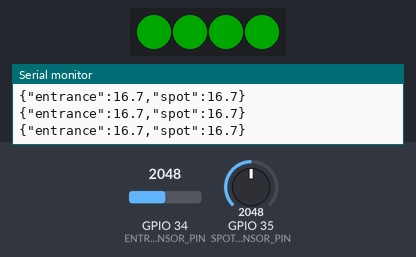
A sketch run on a simulated ESP32. Parts: 4 RGB LEDs in strip order, left to right, the last lines printed to the serial monitor. Inputs (shaded band) come from the test bench; at power-on: GPIO 35 (SPOT_SENSOR_PIN) = 2048, GPIO 34 (ENTRANCE_SENSOR_PIN) = 2048 (analog values on the 0–4095 scale). Dim RGB values are drawn brighter than linear.

Above: at 1.8 s.
1.9 s: GPIO 35 (SPOT_SENSOR_PIN) set to 2178
3.6 s: GPIO 35 (SPOT_SENSOR_PIN) set to 2279
At 5.1 s:
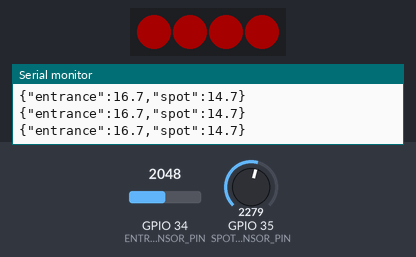
5.4 s: GPIO 35 (SPOT_SENSOR_PIN) set to 2053
7.0 s: GPIO 35 (SPOT_SENSOR_PIN) set to 1957
At 7.7 s:
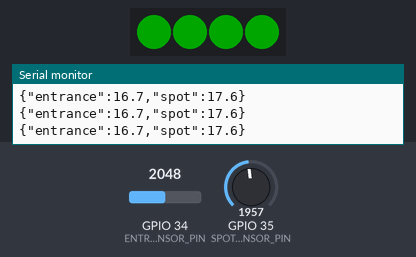
8.9 s: GPIO 35 (SPOT_SENSOR_PIN) set to 2866
At 10.4 s:
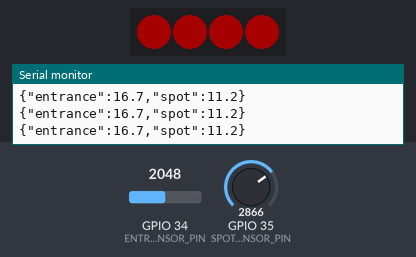
Timing chart, 0 to 11.7 s (numbered marks = the images above; inputs shaded):
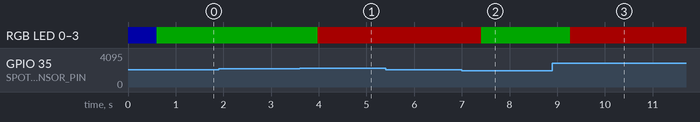

The sketch:

smart_parking.ino
```cpp
// Smart Parking — ESP32 sensor node (works with the Smart Parking web app)
//
//   D34 = entrance IR sensor      (a car arriving at the lot entrance)
//   D35 = spot IR sensor          (is the parking spot taken?)
//   D26 = LED strip data (DIN)    (GREEN = spot OPEN, RED = spot TAKEN)
//
// The board streams one JSON line per sample over USB serial, e.g.
//   {"entrance":12.3,"spot":80.0}
// The web app (Chrome/Edge -> "Connect Arduino") reads these lines and does the
// routing and turn-by-turn directions. The LEDs work on their own, so the spot
// shows OPEN / TAKEN even when the board is not connected to the app.
//
// Needs the "Adafruit NeoPixel" library: Arduino IDE -> Sketch -> Include Library
// -> Manage Libraries -> search "Adafruit NeoPixel" -> Install.
//
// Baud rate: 115200. Close the Arduino IDE Serial Monitor before connecting the
// web app: only one program can use the serial port at a time.

#include <Adafruit_NeoPixel.h>

const int ENTRANCE_SENSOR_PIN = 34; // D34 (input-only ADC pin)
const int SPOT_SENSOR_PIN = 35;     // D35 (input-only ADC pin)

const int LED_PIN = 26;             // D26 -> (330 ohm resistor) -> strip DIN
const int LED_COUNT = 4;            // number of LEDs in your strip
const int LED_BRIGHTNESS = 40;      // 0-255, kept low so USB power is plenty
// If green/red show up swapped, change NEO_GRB to NEO_RGB.
Adafruit_NeoPixel strip(LED_COUNT, LED_PIN, NEO_GRB + NEO_KHZ800);

// Something closer than this counts as a car in the spot.
// Keep it equal to the "Spot trigger" slider in the web app (default 15 cm).
const float SPOT_TAKEN_CM = 15.0;
const float HYSTERESIS_CM = 2.0;    // stops the LEDs flickering near the threshold
const int SAMPLES_TO_SWITCH = 3;    // consecutive samples needed to change state
const unsigned long SAMPLE_PERIOD_MS = 50; // pause between samples

bool spotTaken = false;
int switchStreak = 0;

void setup() {
  Serial.begin(115200);
  analogReadResolution(12); // ESP32 default 12-bit (0 - 4095)

  strip.begin();
  strip.setBrightness(LED_BRIGHTNESS);

  // Power-on LED test: blue for a moment, so you know the wiring works.
  strip.fill(strip.Color(0, 0, 255));
  strip.show();
  delay(600);
  showSpotLeds();
}

void loop() {
  float entranceCm = readDistanceCM(ENTRANCE_SENSOR_PIN);
  float spotCm = readDistanceCM(SPOT_SENSOR_PIN);

  bool wasTaken = spotTaken;
  updateSpotState(spotCm);
  if (spotTaken != wasTaken) {
    showSpotLeds();
  }

  Serial.print("{\"entrance\":");
  Serial.print(entranceCm, 1);
  Serial.print(",\"spot\":");
  Serial.print(spotCm, 1);
  Serial.println("}");

  delay(SAMPLE_PERIOD_MS);
}

// Debounced "is the spot taken?" with a small hysteresis band.
void updateSpotState(float spotCm) {
  bool wantTaken = spotTaken ? (spotCm < SPOT_TAKEN_CM + HYSTERESIS_CM) : (spotCm < SPOT_TAKEN_CM);
  if (wantTaken == spotTaken) {
    switchStreak = 0;
    return;
  }
  switchStreak++;
  if (switchStreak >= SAMPLES_TO_SWITCH) {
    spotTaken = wantTaken;
    switchStreak = 0;
  }
}

// RED = taken, GREEN = open. Every LED in the strip shows the same state.
void showSpotLeds() {
  strip.fill(spotTaken ? strip.Color(255, 0, 0) : strip.Color(0, 255, 0));
  strip.show();
}

// Averages 25 IR readings from `pin` and converts them to a distance in cm.
float readDistanceCM(int pin) {
  long sum = 0;
  for (int i = 0; i < 25; i++) {
    sum += analogRead(pin);
    delay(2);
  }
  float avgRaw = sum / 25.0;

  // Convert raw value to Volts (3.3V reference)
  float voltage = (avgRaw / 4095.0) * 3.3;

  // Lab formula: d = 29.988 * V^(-1.173)
  if (voltage <= 0.4) {
    return 80.0; // Target beyond sensor range
  }
  return 29.988 * pow(voltage, -1.173);
}
```

Measured:
- the behaviour switches between 2239 and 2240 on GPIO 35 (SPOT_SENSOR_PIN) (found by bisection; images 0 and 1)
- the behaviour switches between 2014 and 2013 on GPIO 35 (SPOT_SENSOR_PIN) (found by bisection; images 1 and 2)
- after the input at 3.6 s, RGB LED 0–3: RGB(0, 40, 0) → RGB(40, 0, 0) after 0.38 s
- after the input at 7.0 s, RGB LED 0–3: RGB(40, 0, 0) → RGB(0, 40, 0) after 0.41 s
- after the input at 8.9 s, RGB LED 0–3: RGB(0, 40, 0) → RGB(40, 0, 0) after 0.38 s
